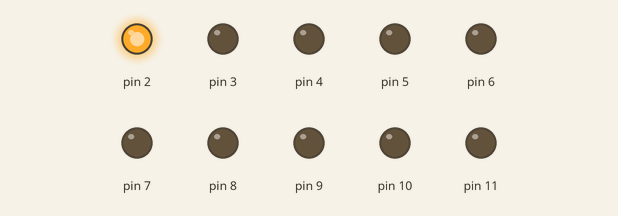
Simulated run of this sketch. Board: Arduino Uno, built with avr-gcc and run on an emulated ATmega328P. On the bench: output pins drawn as LEDs (lit = HIGH).

Above: at 0.2 s.
At 2.7 s:
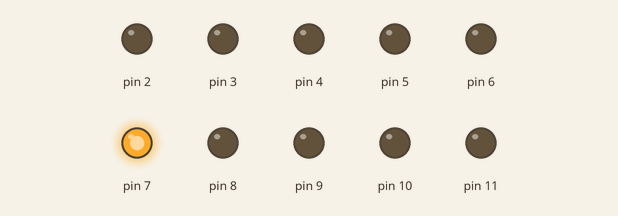
At 4.2 s:
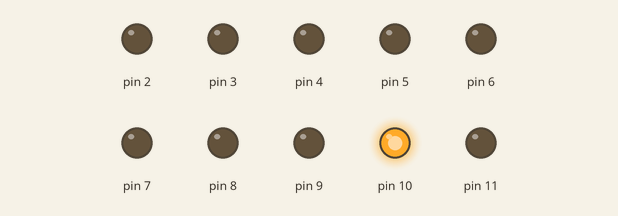
At 5.7 s:
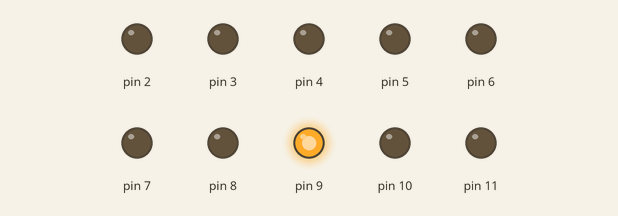
At 8.2 s:
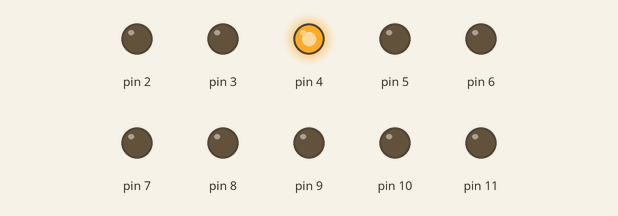
At 11.2 s:
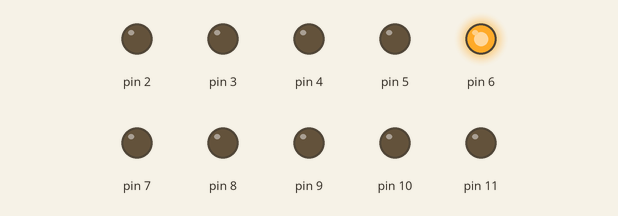
Timing chart, 0 to 11.7 s (numbered marks = the images above):
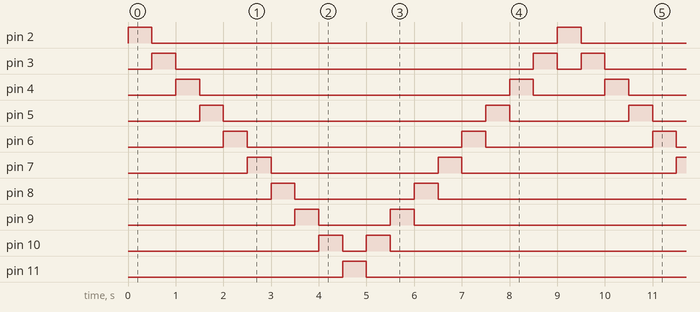

Measured:
- by itself, pin 2, pin 11: alternates HIGH for 0.50 s and LOW for 8.5 s
- by itself, pin 3: repeats every 9.0 s: LOW 7.5 s, HIGH 0.50 s, LOW 0.50 s, HIGH 0.50 s
- by itself, pin 4: repeats every 9.0 s: LOW 6.5 s, HIGH 0.50 s, LOW 1.5 s, HIGH 0.50 s
- by itself, pin 5: repeats every 9.0 s: LOW 5.5 s, HIGH 0.50 s, LOW 2.5 s, HIGH 0.50 s
- by itself, pin 6: repeats every 9.0 s: LOW 4.5 s, HIGH 0.50 s, LOW 3.5 s, HIGH 0.50 s
- by itself, pin 7: repeats every 9.0 s: LOW 3.5 s, HIGH 0.50 s, LOW 4.5 s, HIGH 0.50 s
- by itself, pin 8: repeats every 9.0 s: LOW 2.5 s, HIGH 0.50 s, LOW 5.5 s, HIGH 0.50 s
- by itself, pin 9: repeats every 9.0 s: LOW 1.5 s, HIGH 0.50 s, LOW 6.5 s, HIGH 0.50 s

The sketch:

Tira_de_LEDS.ino
```cpp
/*
Fundación Kinal
Centro Educativo Técnico LapinBral Kinal
Electrónica
Grado: Quinto
Sección: A
Curso: Taller de Electrónica Digital y Reparación de Computadoras I
NompinBre: Edgar Emanuel Gálvez Bol
Carné: 2019253
*/

int LED=2;
void setup() {
  for(LED = 2; LED<=11; LED++)
pinMode(LED, OUTPUT);
}
void loop() {
  for (int LED=2; LED<11; LED++){
   digitalWrite(LED, HIGH);
   delay(500);
   digitalWrite(LED, LOW);
  }
  for (int LED=11; LED>2; LED--)
  {
   digitalWrite(LED, HIGH);
   delay(500);
   digitalWrite(LED, LOW);
}
}
```
